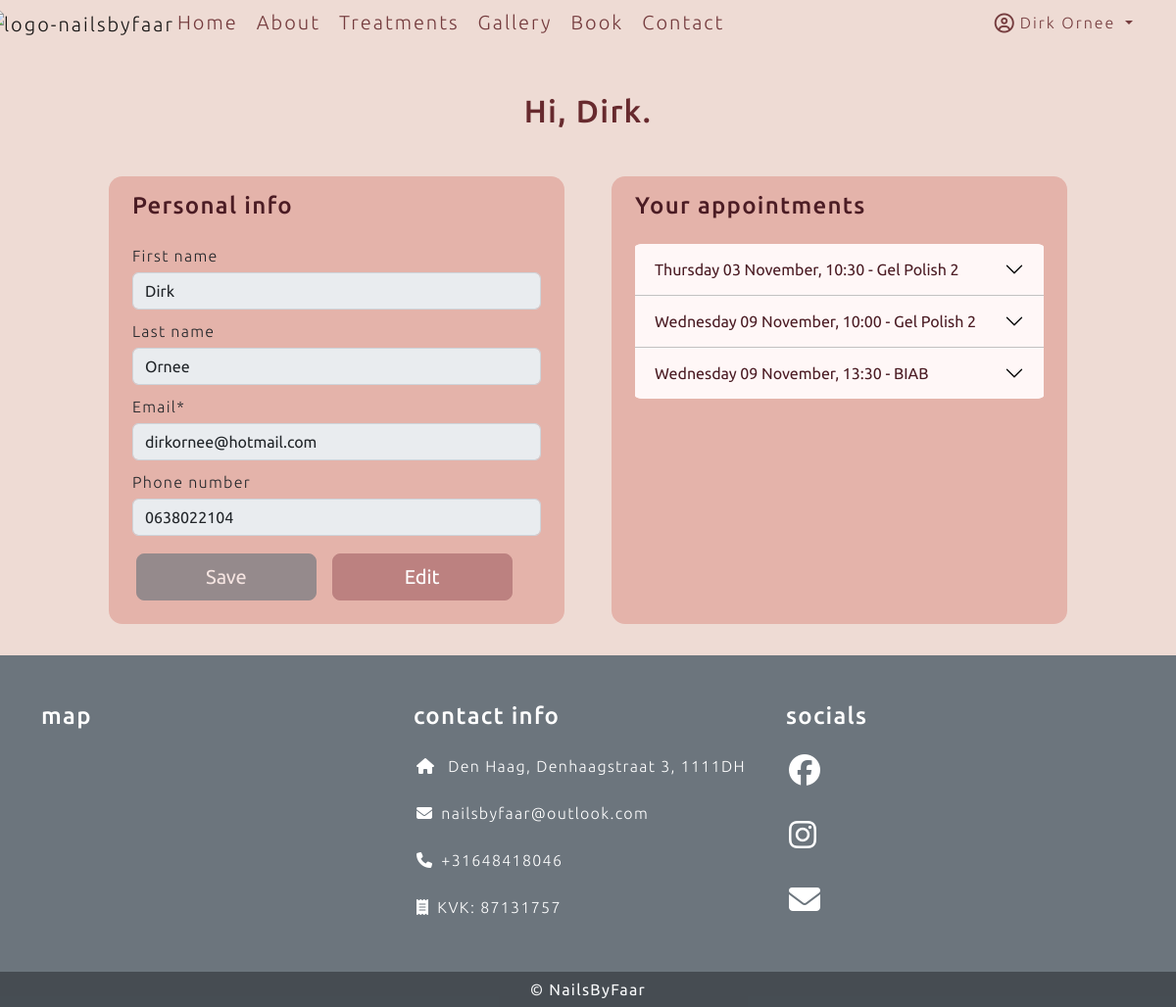
Page /user/dashboard (signed in) on the earlier database version.
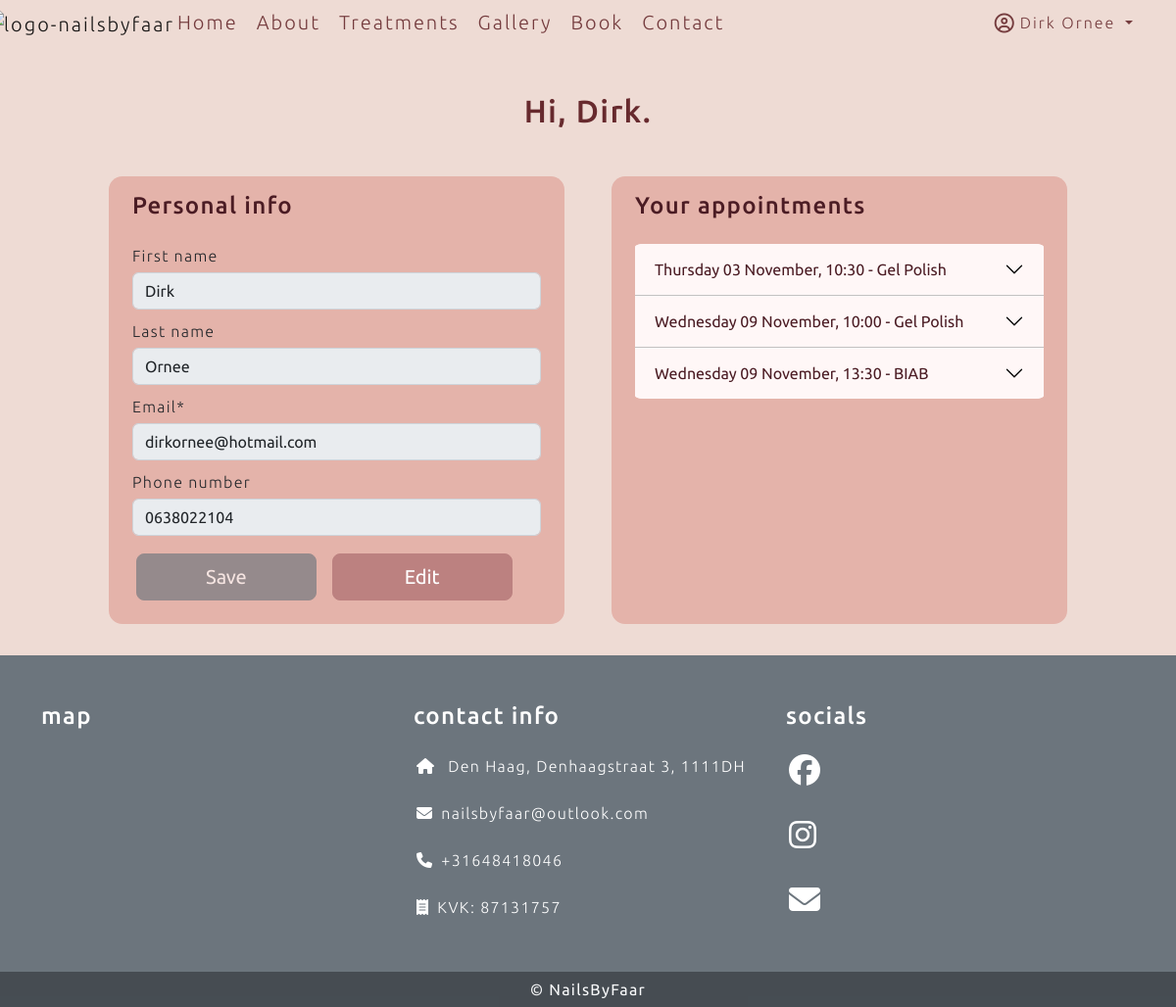
Same page on the later database version.
### salon/models.py (models this page shows, shortened)
class Appointment(models.Model):
    user = models.ForeignKey(User, related_name="user", on_delete=models.PROTECT, null=True, blank=True)
    email = models.EmailField(max_length=254, blank=True, null=True)
    first_name = models.CharField(max_length=254, null=True, blank=True)
    last_name = models.CharField(max_length=254, null=True, blank=True)
    phone_number = models.CharField(max_length=16, null=True, blank=True)
    treatment_name = models.ForeignKey(Treatment, related_name="treatment_name", on_delete=models.PROTECT, null=True)
    date_time = models.DateTimeField()

class Treatment(models.Model):
    appointment_type = models.CharField(max_length=150)
    title = models.CharField(max_length=150, unique=True)
    description = models.TextField()
    short_description = models.CharField(max_length=225)
    image = CloudinaryField('image', default='placeholder')
    price = models.DecimalField(max_digits=10, decimal_places=2)
    duration = models.DecimalField(max_digits=3, decimal_places=0)
    display = models.BooleanField(default=False)
    active = models.BooleanField(default=False)

### users/views.py (the view, shortened to what this page needs)
# urls.py: path('dashboard', views.Dashboard.as_view(), name="dashboard"),
class Dashboard(View):
    def get(self, request):
        user_dict = {}
        if request.user.is_authenticated:
            user_dict = {'email': request.user.email, 'first_name': request.user.first_name, 'last_name': request.user.last_name, 'phone_number': request.user.phone_number}
        else:
            user_dict = {}
        user_form = EditUserForm(initial=user_dict)
        yesterday = datetime.today() - timedelta(days=1)
        appointmentQueryset1 = Appointment.objects.filter(date_time__gt=yesterday).filter(user__email=request.user.email).order_by("date_time").values()
        appointmentQueryset2 = Appointment.objects.filter(date_time__gt=yesterday).filter(email=request.user.email).order_by("date_time").values()
        appointmentQueryset = list(appointmentQueryset1 | appointmentQueryset2)
        for dict in appointmentQueryset:
            date = dict["date_time"]
            check_date = datetime.now() + timedelta(days=2)
            if date <= check_date:
                dict["not_cancellable"] = True
                print("don't cancel me")
            dict["date_time_short"] = dict["date_time"].strftime("%A %d %B, %H:%M")
            dict["date_time"] = dict["date_time"].strftime("%A %d %B %Y, %H:%M")
            dict["duration"] = int(Treatment.objects.get(id=dict['treatment_name_id']).duration)
            dict["treatment_name"] = Treatment.objects.get(id=dict['treatment_name_id']).title
        context = {"user_form": user_form, "appointments": appointmentQueryset}
        return render(request, "user_dashboard.html", context=context)

### users/forms.py
class EditUserForm(forms.ModelForm):
    def __init__(self, *args, **kwargs):
        super(EditUserForm, self).__init__(*args, **kwargs)
        for fieldname, field in self.fields.items():
            field.widget.attrs.update({
            'class': 'custom-form-field'
        })
    class Meta:
        model = User
        fields = ('first_name', 'last_name', 'email', 'phone_number')

### templates/user_dashboard.html (shortened to what this page needs)
{% extends "base.html" %}
{% load static %}
{% load crispy_forms_tags %}
{% block content %}
<div class="container mt-md-5 my-2">
    <div class="row mx-auto w-100 justify-content-center">
        <div class="text-center mb-3">
            <h2>Hi, {{ request.user.first_name}}.</h2>
        </div>
        <div class="col-md-5 m-4 py-3 px-md-4 user-data-box">
            <h4>Personal info</h4>
            <form method="POST" class="mt-4" id="user-data-form">
                {{ user_form | crispy }}
                <div class="row">
                    <button type="submit" class="btn btn-secondary btn-card btn-lg col-5 disabled my-2 ms-3"
                        id="save-user-data">Save</button>
                    <button type="button" onClick="editUserData()"
                        class="btn btn-secondary btn-card btn-lg col-5 my-2 ms-3" id="edit-user-data">Edit</button>
                </div>
            </form>
        </div>
        <div class="col-md-5 m-4 py-3 px-md-4 user-data-box">
            <h4>Your appointments</h4>
            <div class="mt-4 accordion accordion-flush" id="accordionFlushAppointment">
                {% for appointment in appointments %}
                <div class="accordion-item">
                    <h5 class="accordion-header" id="flush-heading-{{ forloop.counter }}">
                        <button class="accordion-button collapsed" type="button" data-bs-toggle="collapse"
                            data-bs-target="#flush-collapse-{{ forloop.counter }}" aria-expanded="false"
                            aria-controls="flush-collapse-{{ forloop.counter }}">
                            {{ appointment.date_time_short }} - {{ appointment.treatment_name }}
                        </button>
                    </h5>
                </div>
                {% endfor %}
            </div>
        </div>
    </div>
    {% endblock %}

Differences in the rows shown:
changed through a linked row, Appointment (number 1 of 3 on the later page): treatment_name "Gel Polish 2" → "Gel Polish"
changed through a linked row, Appointment (number 2 of 3 on the later page): treatment_name "Gel Polish 2" → "Gel Polish"
